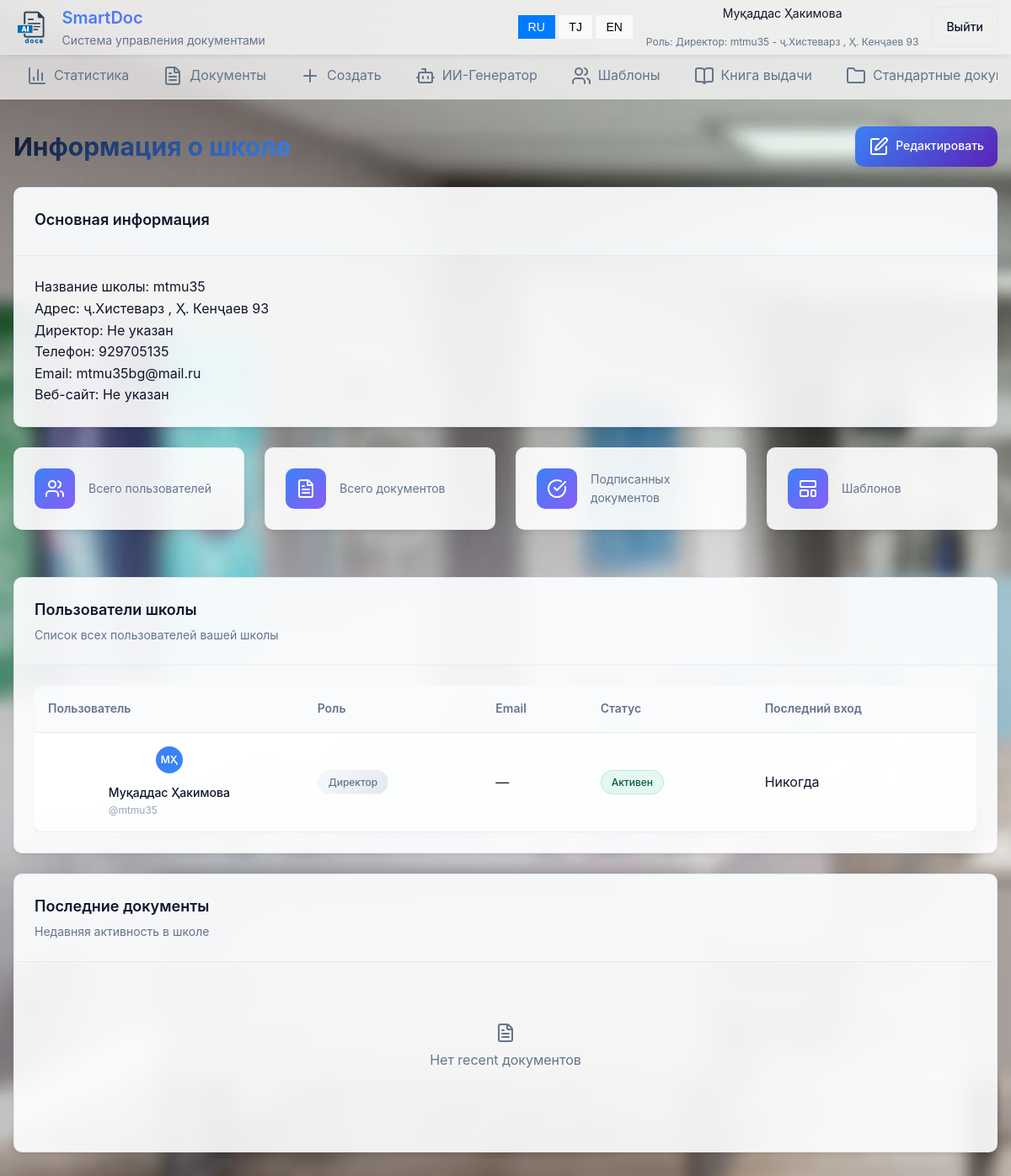
The page /school/ (signed in) on the database as committed earlier.
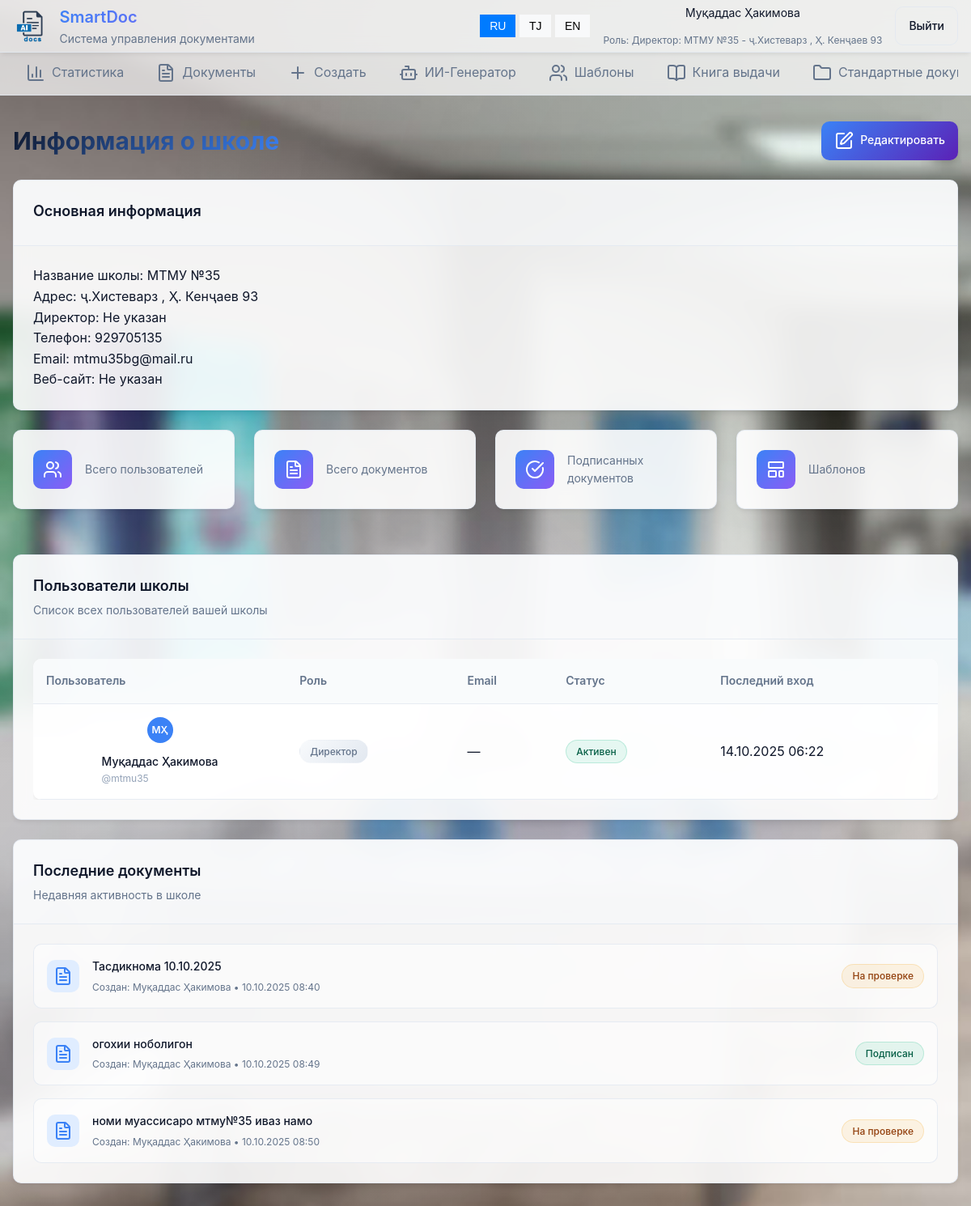
The same page on the database as committed later.
### main/models.py (models this page shows, shortened)
class User(AbstractUser):
    ROLE_CHOICES = (
        ('director', 'Директор'),
        ('secretary', 'Секретарь'),
        ('teacher', 'Учитель'),
    )
    avatar=models.ImageField(upload_to='avatars/' ,default='avatars/default.png')
    role = models.CharField(max_length=20, choices=ROLE_CHOICES)
    school = models.ForeignKey(School, on_delete=models.CASCADE, null=True, blank=True)

class School(models.Model):
    name = models.CharField(max_length=255)
    address = models.TextField(blank=True)
    email = models.EmailField(blank=True)
    tel=models.CharField(max_length=20, blank=True)
    headletter=models.FileField(upload_to='headletters/', null=True, blank=True)
    approved=models.BooleanField(default=False)
    created_at = models.DateTimeField(auto_now_add=True)
    def __str__(self):
        return f'{self.name} - {self.address}'

class Document(models.Model):
    STATUS_CHOICES = (
        ('draft', 'Черновик'),
        ('pending', 'На проверке'),
        ('signed', 'Подписан'),
        ('rejected','Отклонен')
    )
    title = models.CharField(max_length=255)
    content = models.TextField(null=True, blank=True)
    category=models.ForeignKey(Category,on_delete=models.SET_NULL,null=True)
    template = models.ForeignKey(Template, on_delete=models.SET_NULL, null=True, blank=True)
    created_by = models.ForeignKey(User, on_delete=models.CASCADE, related_name='documents_created')
    recipient = models.ForeignKey(User, on_delete=models.SET_NULL, null=True, blank=True, related_name='documents_received')
    school = models.ForeignKey(School, on_delete=models.CASCADE)
    status = models.CharField(max_length=20, choices=STATUS_CHOICES, default='draft')
    file=models.FileField(upload_to='documents/')
    created_at = models.DateTimeField(auto_now_add=True)

### main/views.py (the view)
# urls.py: path('school/', school, name='school'),
@login_required
def school(request):
    school = request.user.school
    users = User.objects.filter(school=school)
    documents = Document.objects.filter(school=school)
    templates = Template.objects.filter(school=school)
    data = {
        'school': school,
        'users': users,
        'documents': documents,
        'templates': templates
    }
    return render(request, 'main/school.html', data)

### main/templates/main/school.html (shortened to what this page needs)
{% extends 'main/base.html' %}
{% load static %}
{% block content %}
<div class="page-container">
    <div class="page-header">
        <h2 data-i18n="school_info">Информация о школе</h2>
        <div class="page-actions">
            {% if user.role == 'director' %}
            <a href="{% url 'school'  %}" class="btn btn-primary" data-i18n="edit_school">
                <i data-lucide="edit"></i>
                Редактировать
            </a>
            {% endif %}
        </div>
    </div>
    <div class="card">
        <div class="card-header">
            <h3 data-i18n="basic_info">Основная информация</h3>
        </div>
        <div class="card-content">
            <div class="school-info-grid">
                <div class="info-item">
                    <label data-i18n="school_name">Название школы:</label>
                    <span class="info-value">{{ user.school.name }}</span>
                </div>
                <div class="info-item">
                    <label data-i18n="school_address">Адрес:</label>
                    <span class="info-value">{{ user.school.address|default:"Не указан" }}</span>
                </div>
                <div class="info-item">
                    <label data-i18n="school_director">Директор:</label>
                    <span class="info-value">{{ user.school.director_name|default:"Не указан" }}</span>
                </div>
                <div class="info-item">
                    <label data-i18n="school_phone">Телефон:</label>
                    <span class="info-value">{{ user.school.tel|default:"Не указан" }}</span>
                </div>
                <div class="info-item">
                    <label data-i18n="school_email">Email:</label>
                    <span class="info-value">{{ user.school.email|default:"Не указан" }}</span>
                </div>
                <div class="info-item">
                    <label data-i18n="school_website">Веб-сайт:</label>
                    <span class="info-value">
                        {% if user.school.website %}
                            <a href="{{ user.school.website }}" target="_blank">{{ user.school.website }}</a>
                        {% else %}
                            Не указан
                        {% endif %}
                    </span>
                </div>
            </div>
        </div>
    </div>
    <div class="stats-grid">
        <div class="stat-card">
            <div class="stat-icon">
                <i data-lucide="users"></i>
            </div>
            <div class="stat-content">
                <p data-i18n="total_users">Всего пользователей</p>
            </div>
        </div>
        <div class="stat-card">
            <div class="stat-icon">
                <i data-lucide="file-text"></i>
            </div>
            <div class="stat-content">
                <p data-i18n="total_documents">Всего документов</p>
            </div>
        </div>
        <div class="stat-card">
            <div class="stat-icon">
                <i data-lucide="check-circle"></i>
            </div>
            <div class="stat-content">
                <p data-i18n="signed_documents">Подписанных документов</p>
            </div>
        </div>
        <div class="stat-card">
            <div class="stat-icon">
                <i data-lucide="layout-template"></i>
            </div>
            <div class="stat-content">
                <p data-i18n="templates">Шаблонов</p>
            </div>
        </div>
    </div>
    <div class="card">
        <div class="card-header">
            <h3 data-i18n="school_users">Пользователи школы</h3>
            <p data-i18n="users_list">Список всех пользователей вашей школы</p>
        </div>
        <div class="card-content">
            <div class="users-table">
                <table class="table">
                    <thead>
                        <tr>
                            <th data-i18n="user">Пользователь</th>
                            <th data-i18n="role">Роль</th>
                            <th data-i18n="email">Email</th>
                            <th data-i18n="status">Статус</th>
                            <th data-i18n="last_login">Последний вход</th>
                        </tr>
                    </thead>
                    <tbody>
                        {% for school_user in users %}
                        <tr>
                            <td>
                                <div class="user-info">
                                    <div class="user-avatar">
                                        {{ school_user.first_name.0 }}{{ school_user.last_name.0 }}
                                    </div>
                                    <div>
                                        <div class="user-name">{{ school_user.first_name }} {{ school_user.last_name }}</div>
                                        <div class="user-username">@{{ school_user.username }}</div>
                                    </div>
                                </div>
                            </td>
                            <td>
                                <div class="badge badge-role">{{ school_user.get_role_display }}</div>
                            </td>
                            <td>{{ school_user.email|default:"—" }}</td>
                            <td>
                                <div class="badge badge-{% if school_user.is_active %}approved{% else %}rejected{% endif %}">
                                    {% if school_user.is_active %}
                                        <span data-i18n="active">Активен</span>
                                    {% else %}
                                        <span data-i18n="inactive">Неактивен</span>
                                    {% endif %}
                                </div>
                            </td>
                            <td>
                                {% if school_user.last_login %}
                                    {{ school_user.last_login|date:"d.m.Y H:i" }}
                                {% else %}
                                    <span data-i18n="never_logged_in">Никогда</span>
                                {% endif %}
                            </td>
                        </tr>
                        {% endfor %}
                    </tbody>
                </table>
            </div>
        </div>
    </div>
    <div class="card">
        <div class="card-header">
            <h3 data-i18n="recent_documents">Последние документы</h3>
            <p data-i18n="recent_activity">Недавняя активность в школе</p>
        </div>
        <div class="card-content">
            <div class="recent-documents">
                {% for doc in documents|slice:":3" %}
                <div class="recent-document">
                    <div class="document-icon">
                        <i data-lucide="file-text"></i>
                    </div>
                    <div class="document-info">
                        <h4>{{ doc.title }}</h4>
                        <p>
                            <span data-i18n="created_by">Создан</span>: {{ doc.created_by.first_name }} {{ doc.created_by.last_name }} •
                            {{ doc.created_at|date:"d.m.Y H:i" }}
                        </p>
                    </div>
                    <div class="badge badge-{{ doc.status }}">{{ doc.get_status_display }}</div>
                </div>
                {% empty %}
                <div class="empty-state">
                    <i data-lucide="file-text"></i>
                    <p data-i18n="no_recent_documents">Нет recent документов</p>
                </div>
                {% endfor %}
            </div>
        </div>
    </div>
</div>
{% endblock %}

### main/templates/main/base.html (shortened to what this page needs)
<!DOCTYPE html>
{% load static %}
<html lang="ru">
<head>
    <link rel="stylesheet" href="{% static 'css/main.css' %}">
    <link rel="stylesheet" href="{% static 'css/style.css' %}">
</head>
<body>
    {% if user.is_authenticated %}
    <header class="header">
        <div class="header-container">
            <div class="header-left">
                <div class="logo">
                    <img src="{% static 'image/logo.png' %}" alt="Logo" class="logo-image" height="40px">
                    <div class="logo-text">
                        <h1 data-i18n="logo_title">SmartDoc</h1>
                        <p data-i18n="logo_subtitle">Система управления документами</p>
                    </div>
                </div>
            </div>
            <div class="header-right">
                <div class="language-switcher">
                    <button class="lang-btn" data-lang="ru" onclick="changeLanguage('ru')">RU</button>
                    <button class="lang-btn" data-lang="tj" onclick="changeLanguage('tj')">TJ</button>
                    <button class="lang-btn" data-lang="en" onclick="changeLanguage('en')">EN</button>
                </div>
                <div class="user-info">
                    <span>{{ user.first_name }} {{ user.last_name }}</span>
                    <span class="user-role"><span data-i18n="role">Роль</span>: {{ user.get_role_display }}: {{user.school}}</span>
                </div>
                <a href="{% url 'logout' %}" class="btn btn-outline" data-i18n="logout">Выйти</a>
            </div>
        </div>
    </header>
    <nav class="navigation">
        <div class="nav-container">
            <div class="nav-tabs">
                <a href="{% url 'index' %}" class="nav-tab {% if request.resolver_match.url_name == 'index' %}active{% endif %}">
                    <i data-lucide="bar-chart-3"></i>
                    <span data-i18n="statistics">Статистика</span>
                </a>
                <a href="{% url 'documents' %}" class="nav-tab {% if request.resolver_match.url_name == 'documents' %}active{% endif %}">
                    <i data-lucide="file-text"></i>
                    <span data-i18n="documents">Документы</span>
                </a>
                <a href="{% url 'document_create' %}" class="nav-tab {% if request.resolver_match.url_name == 'document_create' %}active{% endif %}">
                    <i data-lucide="plus"></i>
                    <span data-i18n="create">Создать</span>
                </a>
                <a href="{% url 'ai' %}" class="nav-tab {% if request.resolver_match.url_name == 'ai' %}active{% endif %}">
                    <i data-lucide="bot"></i>
                    <span data-i18n="ai_generator">ИИ-Генератор</span>
                </a>
                <a href="{% url 'templates' %}" class="nav-tab {% if request.resolver_match.url_name == 'templates' %}active{% endif %}">
                    <i data-lucide="users"></i>
                    <span data-i18n="head_templates">Шаблоны</span>
                </a>
                <a href="{% url 'export_book' %}" class="nav-tab {% if request.resolver_match.url_name == 'export_book' %}active{% endif %}">
                    <i data-lucide="book-open"></i>
                    <span data-i18n="head_export">Книга выдачи</span>
                </a>
                <a href="{% url 'standard_docs' %}" class="nav-tab {% if request.resolver_match.url_name == 'standard_docs' %}active{% endif %}">
                    <i data-lucide="folder"></i>
                    <span data-i18n="head_standard">Стандартные документы</span>
                </a>
            </div>
        </div>
    </nav>
    {% endif %}
    <main class="main-content">
        {% block content %}{% endblock %}
    </main>
</body>
</html>

Rows that differ between the two databases and show on the page:
changed User "Муқаддас": school "mtmu35 - ҷ.Хистеварз , Ҳ. Кенҷаев 93" → "МТМУ №35 - ҷ.Хистеварз , Ҳ. Кенҷаев 93"; school.name "mtmu35" → "МТМУ №35"; last_login (not shown) → "14.10.2025 06:22"; no longer shows "Никогда"
added Document: title "Тасдикнома 10.10.2025", created_by.first_name "Муқаддас", created_by.last_name "Ҳакимова", created_at "10.10.2025 08:40", status "На проверке"
added Document: title "огохии ноболигон", created_by.first_name "Муқаддас", created_by.last_name "Ҳакимова", created_at "10.10.2025 08:49", status "Подписан"
added Document: title "номи муассисаро мтму№35 иваз намо", created_by.first_name "Муқаддас", created_by.last_name "Ҳакимова", created_at "10.10.2025 08:50", status "На проверке"
Other text that changed with them:
text no longer shown: "Нет recent документов"
